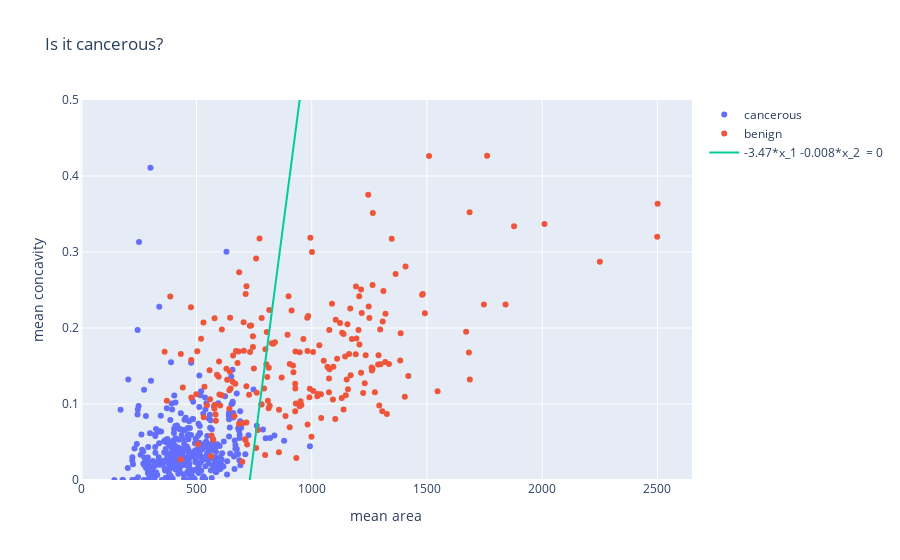

The notebook cell this image was saved under:
### Code cell
decision_trace = trace_values(x_values=area_values, y_values=boundaries, mode = 'lines', name = '-3.47*x_1 -0.008*x_2  = 0')

layout = {'xaxis': {'title': 'mean area'}, 'yaxis': {'title': 'mean concavity', 'range': [0, .5]}, 'title': 'Is it cancerous?'}
plot([cancerous_trace, non_cancerous_trace, decision_trace], layout = layout)

### Figure 1 — Plotly figure (JSON) as saved in the notebook; plotly's stock layout.template omitted (floating-point values rounded to 4 significant figures; data arrays with more than 128 entries replaced by an {"elided": "..."} marker saying what was removed)
{"data": [{"mode": "markers", "name": "cancerous", "text": [], "type": "scatter", "x": {"elided": "357 float values"}, "y": {"elided": "357 float values"}}, {"mode": "markers", "name": "benign", "text": [], "type": "scatter", "x": {"elided": "212 float values"}, "y": {"elided": "212 float values"}}, {"mode": "lines", "name": "-3.47*x_1 -0.008*x_2  = 0", "text": [], "type": "scatter", "x": [500, 505, 510, 515, 520, 525, 530, 535, 540, 545, 550, 555, 560, 565, 570, 575, 580, 585, 590, 595, 600, 605, 610, 615, 620, 625, 630, 635, 640, 645, 650, 655, 660, 665, 670, 675, 680, 685, 690, 695, 700, 705, 710, 715, 720, 725, 730, 735, 740, 745, 750, 755, 760, 765, 770, 775, 780, 785, 790, 795, 800, 805, 810, 815, 820, 825, 830, 835, 840, 845, 850, 855, 860, 865, 870, 875, 880, 885, 890, 895, 900, 905, 910, 915, 920, 925, 930, 935, 940, 945, 950, 955, 960, 965, 970, 975, 980, 985, 990, 995], "y": [-0.5338, -0.5223, -0.5107, -0.4992, -0.4876, -0.4761, -0.4645, -0.453, -0.4414, -0.4299, -0.4183, -0.4068, -0.3952, -0.3837, -0.3721, -0.3606, -0.349, -0.3375, -0.326, -0.3144, -0.3029, -0.2913, -0.2798, -0.2682, -0.2567, -0.2451, -0.2336, -0.222, -0.2105, -0.1989, -0.1874, -0.1758, -0.1643, -0.1527, -0.1412, -0.1296, -0.1181, -0.1065, -0.09497, -0.08342, -0.07187, -0.06033, -0.04878, -0.03723, -0.02568, -0.01413, -0.00258, 0.008969, 0.02052, 0.03207, 0.04362, 0.05516, 0.06671, 0.07826, 0.08981, 0.1014, 0.1129, 0.1245, 0.136, 0.1476, 0.1591, 0.1707, 0.1822, 0.1938, 0.2053, 0.2168, 0.2284, 0.2399, 0.2515, 0.263, 0.2746, 0.2861, 0.2977, 0.3092, 0.3208, 0.3323, 0.3439, 0.3554, 0.367, 0.3785, 0.3901, 0.4016, 0.4132, 0.4247, 0.4363, 0.4478, 0.4594, 0.4709, 0.4825, 0.494, 0.5056, 0.5171, 0.5287, 0.5402, 0.5518, 0.5633, 0.5749, 0.5864, 0.598, 0.6095]}], "layout": {"autosize": true, "title": {"text": "Is it cancerous?"}, "xaxis": {"autorange": true, "range": [-18.25, 2663.0], "title": {"text": "mean area"}, "type": "linear"}, "yaxis": {"range": [0, 0.5], "title": {"text": "mean concavity"}, "type": "linear"}}}
